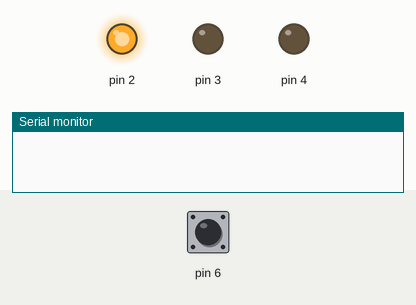
The sketch below on a simulated Arduino Uno, built with avr-gcc and run on an emulated ATmega328P. Parts: output pins drawn as LEDs (lit = HIGH), the last lines printed to the serial monitor. Inputs (shaded band) come from the test bench; at power-on: pin 6 HIGH.

Above: at 1.2 s.
1.3 s: pin 6 pulled LOW for 0.15 s
At 1.65 s:
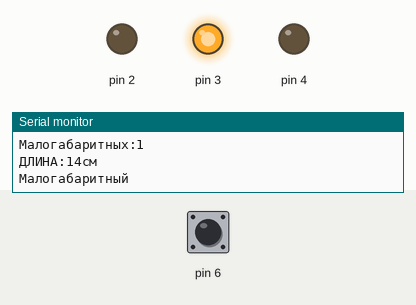
3.3 s: pin 6 pulled LOW for 3.2 s
At 4.7 s:
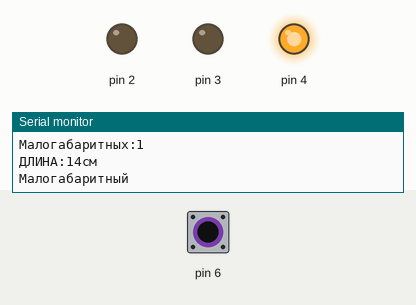
Timing chart, 0 to 8.4 s (numbered marks = the images above; inputs shaded):
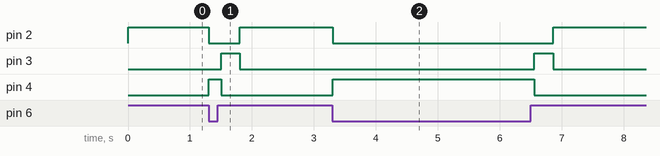

Measured:
- after the input at 1.3 s, pin 2: HIGH → LOW at once, → HIGH 0.50 s later; pin 3: LOW → HIGH after 0.21 s, → LOW 0.30 s later; pin 4: LOW → HIGH at once, → LOW 0.20 s later
- after the input at 3.3 s, pin 2: HIGH → LOW at once, → HIGH 3.6 s later; pin 3: LOW → HIGH after 3.3 s, → LOW 0.30 s later; pin 4: LOW → HIGH at once, → LOW 3.3 s later

The sketch:

lenta.ino
```cpp
int big = 0;
int little = 0;
int x = 1;
int i;
unsigned long timing;

void setup() {
 pinMode(2,OUTPUT);//красный
 pinMode(3,OUTPUT);//зеленый
 pinMode(4,OUTPUT);//синий
 pinMode(6,INPUT_PULLUP);
 Serial.begin(9600);
}

void loop() {
  i = 2;
 if(x == 1){
 if(digitalRead(6) == 0){
  i = 4;
  timing=timing+1.7;
  delay(1);
  if(digitalRead(6) == 1){
   x = 2;
  }
   }
 }
 if(x == 2){
 if(timing < 2000){
  little=little+1;
  timing=timing*0.1;
  Serial.println ("Крупногабаритных:" + String(big));
  Serial.println ("Малогабаритных:" + String(little));
  Serial.println("ДЛИНА:" + String(timing) + "см");
  Serial.println("Малогабаритный");
  digitalWrite(2,LOW);
  digitalWrite(3,HIGH);
  digitalWrite(4,LOW);
  delay(300);
  digitalWrite(2,HIGH);
  digitalWrite(3,LOW);
  digitalWrite(4,LOW);
  timing = 0;
  x = 1;
 }
 if(timing > 2000){
  big=big+1;
  timing=timing*0.1;
  Serial.println ("Крупногабаритных:" + String(big));
  Serial.println ("Малогабаритных:" + String(little));
  Serial.println("ДЛИНА:" + String(timing) + "см");
  Serial.println("Крупногабаритный");
  digitalWrite(2,LOW);
  digitalWrite(3,HIGH);
  digitalWrite(4,LOW);
  delay(300);
  digitalWrite(2,HIGH);
  digitalWrite(3,LOW);
  digitalWrite(4,LOW);
  timing = 0;
  x = 1;
 }
 }
switch(i){
case 2:
digitalWrite(2,HIGH);
digitalWrite(3,LOW);
digitalWrite(4,LOW);
break;
case 3:
digitalWrite(2,LOW);
digitalWrite(3,HIGH);
digitalWrite(4,LOW);
break;
case 4:
digitalWrite(2,LOW);
digitalWrite(3,LOW);
digitalWrite(4,HIGH);
break;
  }
}
```
